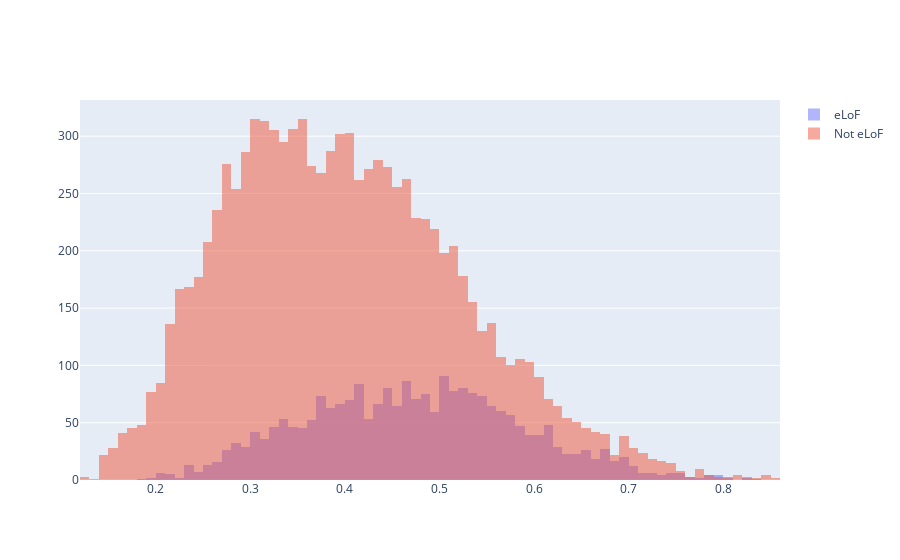
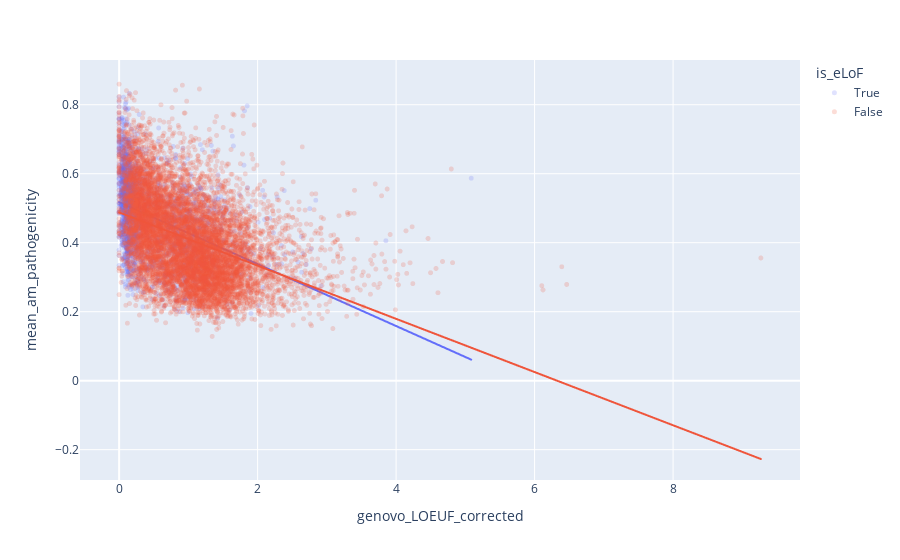

Source (notebook cell) for these figures, in order:
### Code cell
# Distribution of mean_am_pathogenicity of eLoF genes and non-eLoF genes using plotly
import plotly.express as px
import plotly.graph_objects as go

fig = go.Figure()
fig.add_trace(go.Histogram(x=all_genes.loc[all_genes['is_eLoF'] == True, 'mean_am_pathogenicity'], name='eLoF'))
fig.add_trace(go.Histogram(x=all_genes.loc[all_genes['is_eLoF'] == False, 'mean_am_pathogenicity'], name='Not eLoF'))
fig.update_layout(barmode='overlay')
fig.update_traces(opacity=0.5)
fig.show()

# Stastical test of mean_am_pathogenicity of eLoF genes and non-eLoF genes using scipy.stats
# Two-sample t-test
import scipy.stats as stats
from scipy.stats import ttest_ind

# Drop NaN values
am_eLoF = all_genes.loc[all_genes['is_eLoF'] == True, 'mean_am_pathogenicity'].dropna()
am_not_eLoF = all_genes.loc[all_genes['is_eLoF'] == False, 'mean_am_pathogenicity'].dropna()

# Plot the correlation between genovo and AM
fig = px.scatter(all_genes, x='genovo_LOEUF_corrected', y='mean_am_pathogenicity', trendline='ols')

# Group by is_eLoF by color
fig = px.scatter(all_genes, x='genovo_LOEUF_corrected', y='mean_am_pathogenicity', color='is_eLoF', trendline='ols')
# 透過性の設定
fig.update_traces(marker=dict(size=5, opacity=0.2))


fig.show()

### Figure 1 — Plotly figure (JSON) as saved in the notebook; plotly's stock layout.template omitted (floating-point values rounded to 4 significant figures; data arrays with more than 128 entries replaced by an {"elided": "..."} marker saying what was removed)
{"data": [{"name": "eLoF", "opacity": 0.5, "type": "histogram", "x": {"elided": "3599 float values"}}, {"name": "Not eLoF", "opacity": 0.5, "type": "histogram", "x": {"elided": "16155 float values"}}], "layout": {"barmode": "overlay"}}

### Figure 2 — Plotly figure (JSON) as saved in the notebook; plotly's stock layout.template omitted (floating-point values rounded to 4 significant figures; data arrays with more than 128 entries replaced by an {"elided": "..."} marker saying what was removed)
{"data": [{"hovertemplate": "is_eLoF=True<br>genovo_LOEUF_corrected=%{x}<br>mean_am_pathogenicity=%{y}<extra></extra>", "legendgroup": "True", "marker": {"color": "#636efa", "opacity": 0.2, "size": 5, "symbol": "circle"}, "mode": "markers", "name": "True", "showlegend": true, "type": "scattergl", "x": {"elided": "3599 float values"}, "xaxis": "x", "y": {"elided": "3599 float values"}, "yaxis": "y"}, {"hovertemplate": "<b>OLS trendline</b><br>mean_am_pathogenicity = -0.089794 * genovo_LOEUF_corrected + 0.517628<br>R<sup>2</sup>=0.163162<br><br>is_eLoF=True<br>genovo_LOEUF_corrected=%{x}<br>mean_am_pathogenicity=%{y} <b>(trend)</b><extra></extra>", "legendgroup": "True", "marker": {"color": "#636efa", "opacity": 0.2, "size": 5, "symbol": "circle"}, "mode": "lines", "name": "True", "showlegend": false, "type": "scattergl", "x": {"elided": "2248 float values"}, "xaxis": "x", "y": {"elided": "2248 float values"}, "yaxis": "y"}, {"hovertemplate": "is_eLoF=False<br>genovo_LOEUF_corrected=%{x}<br>mean_am_pathogenicity=%{y}<extra></extra>", "legendgroup": "False", "marker": {"color": "#EF553B", "opacity": 0.2, "size": 5, "symbol": "circle"}, "mode": "markers", "name": "False", "showlegend": true, "type": "scattergl", "x": {"elided": "16155 float values"}, "xaxis": "x", "y": {"elided": "16155 float values"}, "yaxis": "y"}, {"hovertemplate": "<b>OLS trendline</b><br>mean_am_pathogenicity = -0.077137 * genovo_LOEUF_corrected + 0.48783<br>R<sup>2</sup>=0.179156<br><br>is_eLoF=False<br>genovo_LOEUF_corrected=%{x}<br>mean_am_pathogenicity=%{y} <b>(trend)</b><extra></extra>", "legendgroup": "False", "marker": {"color": "#EF553B", "opacity": 0.2, "size": 5, "symbol": "circle"}, "mode": "lines", "name": "False", "showlegend": false, "type": "scattergl", "x": {"elided": "8825 float values"}, "xaxis": "x", "y": {"elided": "8825 float values"}, "yaxis": "y"}], "layout": {"legend": {"title": {"text": "is_eLoF"}, "tracegroupgap": 0}, "margin": {"t": 60}, "xaxis": {"anchor": "y", "domain": [0, 1], "title": {"text": "genovo_LOEUF_corrected"}}, "yaxis": {"anchor": "x", "domain": [0, 1], "title": {"text": "mean_am_pathogenicity"}}}}
